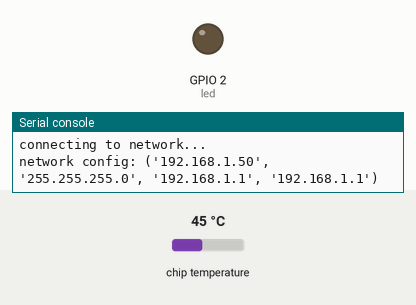
The program below on a simulated ESP32 board running MicroPython. Parts: output pins drawn as LEDs (lit = HIGH), the last lines printed to the serial console. The inputs (shaded band) are chosen by the test bench; at power-on: chip temperature 45 °C. WiFi joins after 1.5 s; requests to the public web service named in the program get a made-up reply in its usual format after 0.4 s (London, UTC, broken clouds, 64 % humidity, 1013 hPa unless stated).

Above: at 4.2 s.
At 9.6 s:
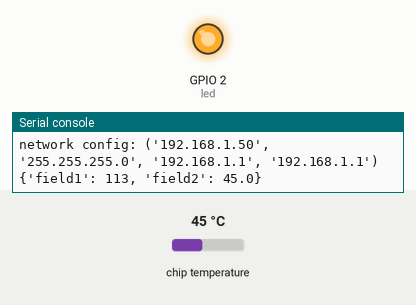
Timing chart, 0 to 15.6 s (numbered marks = the images above):
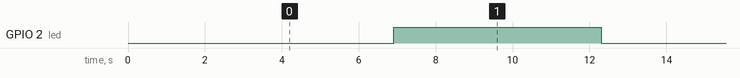

Measured:
- by itself, GPIO 2 (led): alternates HIGH for 5.4 s and LOW for 5.4 s

The program:

Thinkspeak_project1.py
```python
# **************************************#
# Author: George Bantique               #
#         TechToTinker Youtube Channel  #
#         TechToTinker.blogspot.com     #
#         tech.to.tinker@gmail.com      #
# Date: Nov.13, 2020                    #
# Please feel free to modify the code   #
# according to your needs.              #
# **************************************#


# **************************************
# Load necessary libraries
import machine
import network
import urequests
import time
import esp32

ssid = b"Heisenberg's WiFi"
password = "%q$jJeGIK#GgLlg#"
# **************************************
# Create objects:
led = machine.Pin(2,machine.Pin.OUT)


# **************************************
# Configure the ESP32 wifi as STAtion
sta = network.WLAN(network.STA_IF)
if not sta.isconnected():
  print('connecting to network...')
  sta.active(True)
  #sta.connect('your wifi ssid', 'your wifi password')
  sta.connect(ssid, password)
  while not sta.isconnected():
    pass
print('network config:', sta.ifconfig())


# **************************************
# Constants and variables:
HTTP_HEADERS = {'Content-Type': 'application/json'}
THINGSPEAK_WRITE_API_KEY = 'S9M9SSMJP5XXZE21'
UPDATE_TIME_INTERVAL = 5000  # in ms
last_update = time.ticks_ms()
# initially there would be some delays
# before submitting the first update
# but should be enough to stabilize the
# the DHT sensor.


# **************************************
# Main loop:
while True:
    if time.ticks_ms() - last_update >= UPDATE_TIME_INTERVAL:
        tf = esp32.raw_temperature()
        tc = (tf-32)/1.8
        t_readings = {'field1':tf, 'field2':tc}
        request = urequests.post(
          'http://api.thingspeak.com/update?api_key=' +
          THINGSPEAK_WRITE_API_KEY,
          json = t_readings,
          headers = HTTP_HEADERS )
        request.close()
        print(t_readings)

        led.value(not led.value())
        last_update = time.ticks_ms()
```
